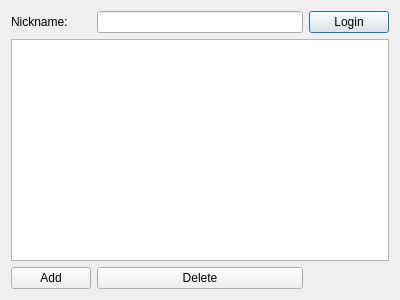
<?xml version="1.0" encoding="UTF-8"?>
<ui version="4.0">
 <class>LoginDialog</class>
 <widget class="QDialog" name="LoginDialog">
  <property name="geometry">
   <rect>
    <x>0</x>
    <y>0</y>
    <width>400</width>
    <height>300</height>
   </rect>
  </property>
  <property name="windowTitle">
   <string>Dialog</string>
  </property>
  <layout class="QGridLayout" name="gridLayout">
   <item row="0" column="0">
    <widget class="QLabel" name="label">
     <property name="text">
      <string>Nickname:</string>
     </property>
    </widget>
   </item>
   <item row="0" column="1">
    <widget class="QLineEdit" name="nicknameEdit"/>
   </item>
   <item row="0" column="2">
    <widget class="QPushButton" name="loginButton">
     <property name="text">
      <string>Login</string>
     </property>
    </widget>
   </item>
   <item row="2" column="0">
    <widget class="QPushButton" name="addButton">
     <property name="text">
      <string>Add</string>
     </property>
    </widget>
   </item>
   <item row="2" column="1">
    <widget class="QPushButton" name="deleteButton">
     <property name="text">
      <string>Delete</string>
     </property>
    </widget>
   </item>
   <item row="1" column="0" colspan="3">
    <widget class="QTreeView" name="serverList"/>
   </item>
  </layout>
 </widget>
 <resources/>
 <connections>
  <connection>
   <sender>loginButton</sender>
   <signal>clicked()</signal>
   <receiver>LoginDialog</receiver>
   <slot>accept()</slot>
   <hints>
    <hint type="sourcelabel">
     <x>355</x>
     <y>24</y>
    </hint>
    <hint type="destinationlabel">
     <x>199</x>
     <y>149</y>
    </hint>
   </hints>
  </connection>
 </connections>
</ui>
